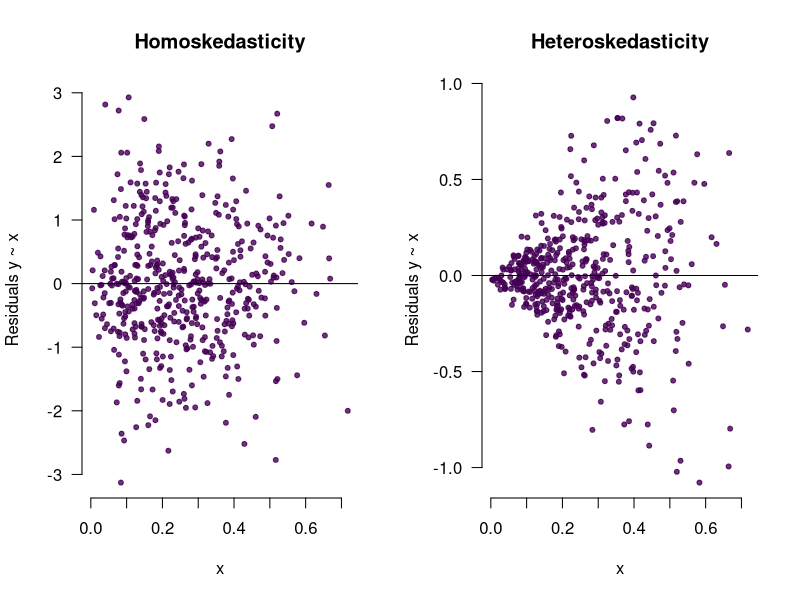
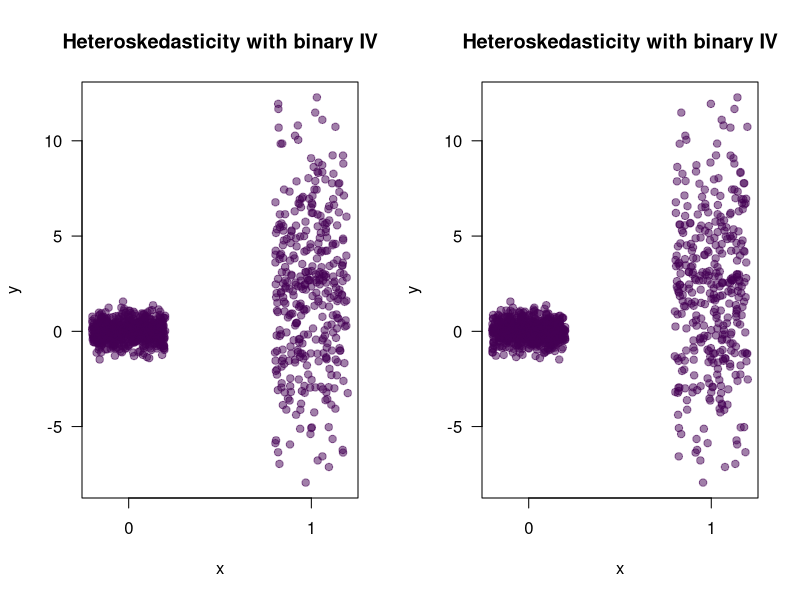
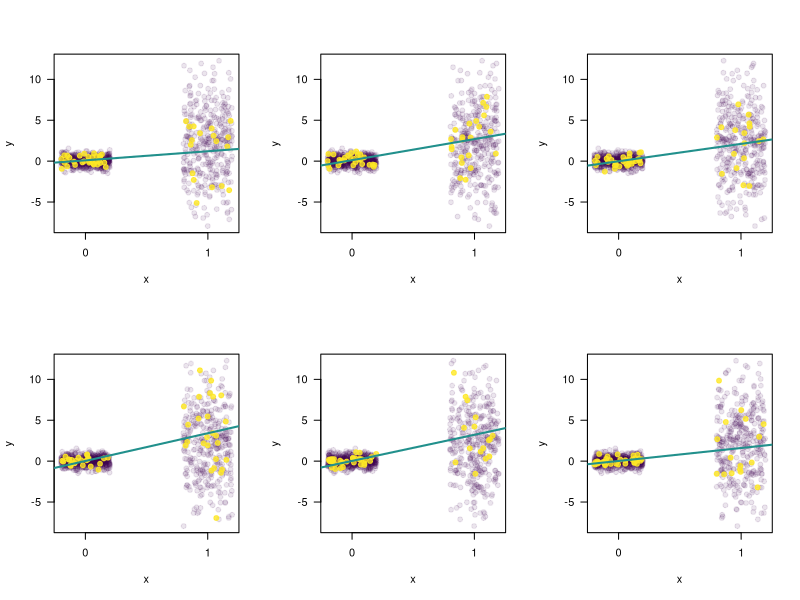
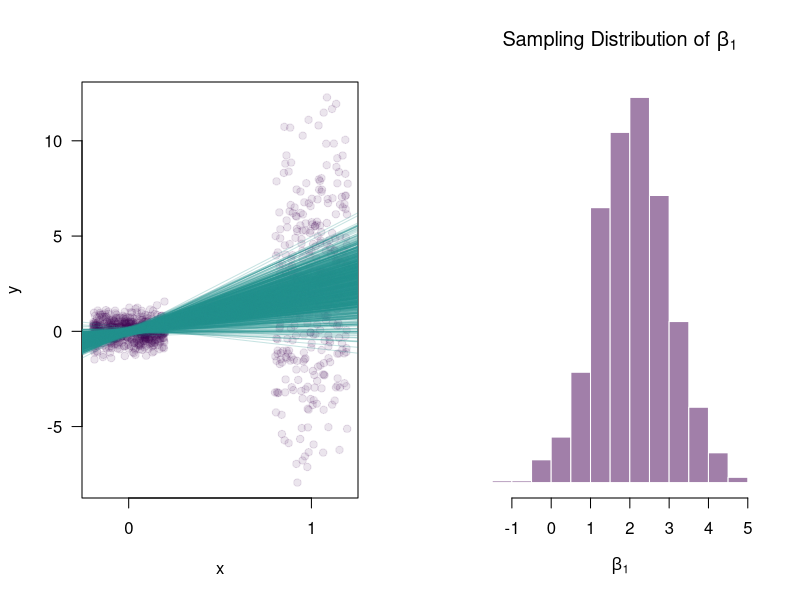
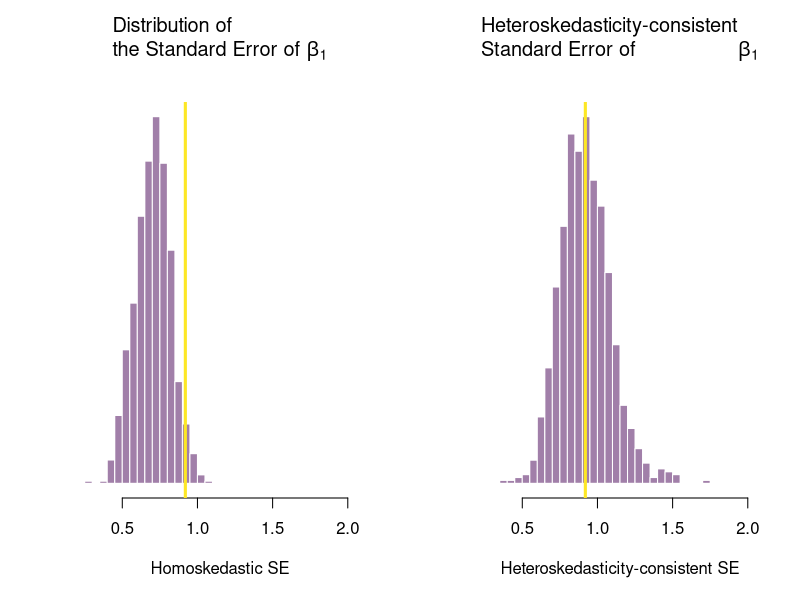
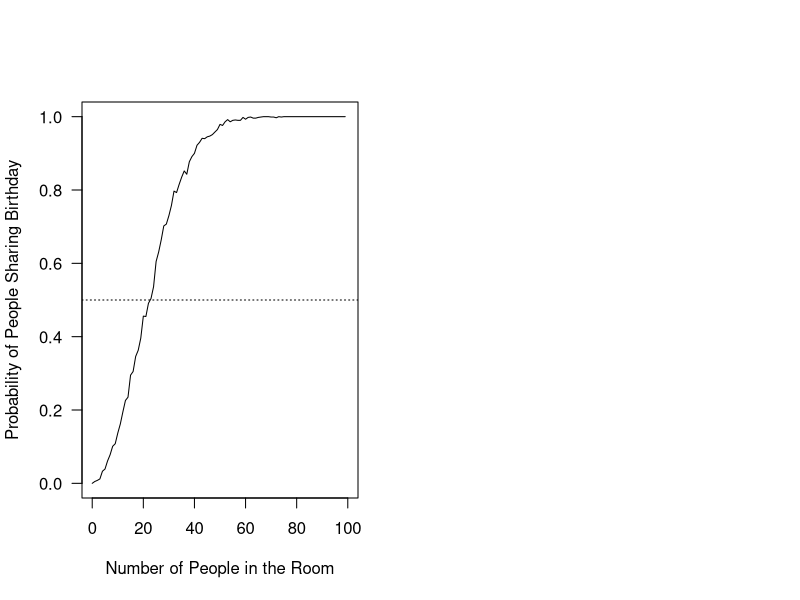
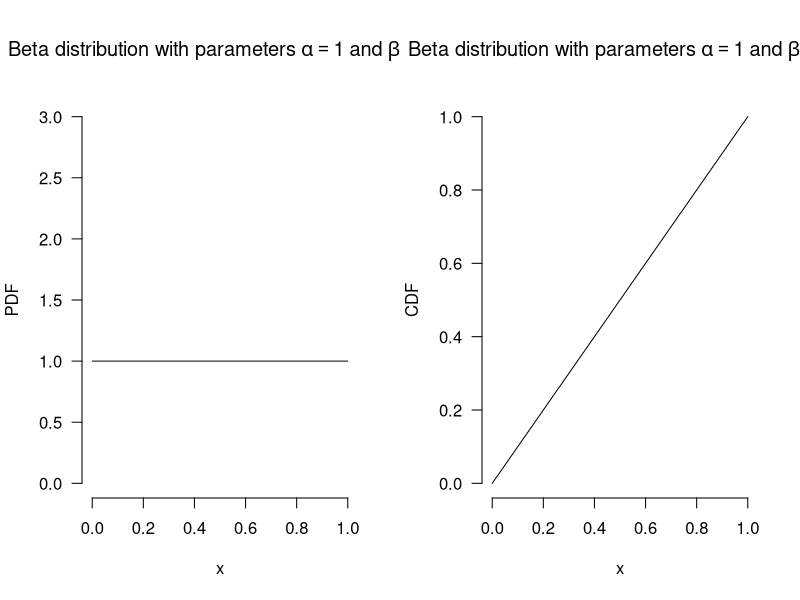
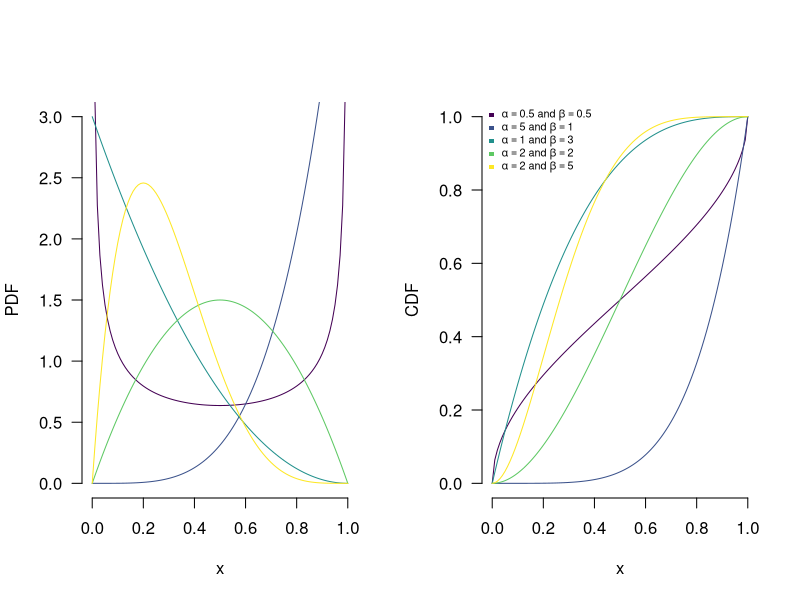

The R source for these figures, in order:
## ---- chunk 1
# The first line sets an option for the final document that can be produced from
# the .Rmd file. Don't worry about it.
knitr::opts_chunk$set(echo = TRUE)

# The next bit is quite powerful and useful. 
# First you define which packages you need for your analysis and assign it to 
# the p_needed object. 
p_needed <-
  c("viridis", "knitr", "sandwich")

# Now you check which packages are already installed on your computer.
# The function installed.packages() returns a vector with all the installed 
# packages.
packages <- rownames(installed.packages())
# Then you check which of the packages you need are not installed on your 
# computer yet. Essentially you compare the vector p_needed with the vector
# packages. The result of this comparison is assigned to p_to_install.
p_to_install <- p_needed[!(p_needed %in% packages)]
# If at least one element is in p_to_install you then install those missing
# packages.
if (length(p_to_install) > 0) {
  install.packages(p_to_install)
}
# Now that all packages are installed on the computer, you can load them for
# this project. Additionally the expression returns whether the packages were
# successfully loaded.
sapply(p_needed, require, character.only = TRUE)


# We all start with the same my_ols function from the last lab session (with one slight change in the output)

my_ols <- function(X, y) {
  b_hat <- solve(t(X) %*% X) %*% t(X) %*% y
  
  # Residuals
  e <- y - X %*% b_hat
  
  # Variance Estimates
  n <- nrow(X)
  k <- ncol(X)
  sigma_sq <- t(e) %*% e / (n - k) # constant is already in
  sigma_sq <- as.numeric(sigma_sq)
  
  # Variance Covariance matrix
  var_cov <- sigma_sq * solve(t(X) %*% X)
  
  # Standard Errors
  std_err <- sqrt(diag(var_cov))
  
  output <- list(estimates = cbind(b_hat, std_err), residuals = e)
  
  return(output)
}
## ---- chunk 2
set.seed(20200227) # What is this?

n <- 500
# we draw the independent variable from a so-called beta-distribution
# -> more on this at the end of the lab
X <- cbind(rep(1, n), rbeta(n, 2, 6))
beta <- rnorm(2)

### Homoskedastic Data ###
e_hom <- rnorm(n = n,
               mean = 0,
               sd = 1) # homoskadistic errors
y_hom <- beta[1] + beta[2] * X[, 2] + e_hom


### Heteroskedastic Data ###
e_het <- rnorm(n = n,
               mean = 0, 
               sd = X[, 2]) # **Now the variance depends on x!**
y_het <- beta[1] + beta[2] * X[, 2] + e_het

# Residuals

res_hom <- my_ols(X, y_hom)$residuals
res_het <- my_ols(X, y_het)$residuals

# Plots
par(mfrow = c(1, 2))

plot(
  X[, 2],
  res_hom,
  main = "Homoskedasticity",
  ylab = "Residuals y ~ x",
  xlab = "x",
  pch = 20,
  bty = "n",
  las = 1,
  col = viridis(1, 0.8)
)
abline(h = 0)

plot(
  X[, 2],
  res_het,
  main = "Heteroskedasticity",
  ylab = "Residuals y ~ x",
  xlab = "x",
  pch = 20,
  bty = "n",
  las = 1,
  col = viridis(1, 0.8)
)
abline(h = 0)
## ---- chunk 3
set.seed(030322)
n <- 1000
pop <- data.frame("x" = rbinom(n, 1, 0.35))
beta <- 1.5
sigma <- ifelse(pop$x == 1, 4, 0.5)
pop$y <- 0 + beta * pop$x + rnorm(n, 0, sigma)


plot(x = jitter(pop$x),
     y = pop$y,
     pch = 19,
     col = viridis(1, 0.5),
     xlab = "x",
     ylab = "y",
     xaxt = "n",
     main = "Heteroskedasticity with binary IV",
     las = 1)
axis(1, 
     at = c(0, 1))
## ---- chunk 4
plot(x = jitter(pop$x),
     y = pop$y,
     pch = 19,
     col = viridis(1, 0.5),
     xlab = "x",
     ylab = "y",
     xaxt = "n",
     main = "Heteroskedasticity with binary IV",
     las = 1)
axis(1, 
     at = c(0, 1))
## ---- chunk 5
set.seed(030322)
s1 <- pop[sample(n, 50),]
s2 <- pop[sample(n, 50),]
s3 <- pop[sample(n, 50),]
s4 <- pop[sample(n, 50),]
s5 <- pop[sample(n, 50),]
s6 <- pop[sample(n, 50),]

lm1 <- lm(y ~ x, data = s1)
lm2 <- lm(y ~ x, data = s2)
lm3 <- lm(y ~ x, data = s3)
lm4 <- lm(y ~ x, data = s4)
lm5 <- lm(y ~ x, data = s5)
lm6 <- lm(y ~ x, data = s6)


plot_regression <- function(model, sample){
  plot(x = jitter(pop$x),
       y = pop$y,
       pch = 19,
       col = viridis(3, 0.1)[1],
       xlab = "x",
       ylab = "y",
       xaxt = "n",
       las = 1)
  axis(1, at = c(0,1))
  points(x = jitter(sample$x),
         y = sample$y,
         col = viridis(3, 0.8)[3],
         pch = 19)
  abline(model, 
         lwd = 2,
         col = viridis(3)[2])
}

par(mfrow = c(2, 3))

plot_regression(model = lm1, sample = s1)
plot_regression(model = lm2, sample = s2)
plot_regression(model = lm3, sample = s3)
plot_regression(model = lm4, sample = s4)
plot_regression(model = lm5, sample = s5)
plot_regression(model = lm6, sample = s6)

## ---- chunk 6
set.seed(030322)
n_samples <- 1000
coefs <- data.frame(b0 = rep(NA, n_samples),
                    b1 = NA,
                    se_b1 = NA)

for (i in 1:n_samples) {
  s <- pop[sample(n, 50),]
  model <- lm(y ~ x, data = s)
  coefs$b0[i] <- coef(model)[1]
  coefs$b1[i] <- coef(model)[2]
  coefs$se_b1[i] <- summary(model)$coef["x", "Std. Error"]
  coefs$r_se_b1[i] <- sqrt(diag(vcovHC(model, type = "HC0")))[2]
}


par(mfrow = c(1, 2))

plot(x = jitter(pop$x),
     y = pop$y,
     pch = 19,
     col = viridis(3, 0.1)[1],
     xlab = "x",
     ylab = "y",
     xaxt = "n",
     las = 1)
axis(1, at = c(0,1))
for (i in 1:n_samples) {
  abline(a = coefs$b0[i],
         b = coefs$b1[i],
         col = viridis(3, 0.25)[2])
}

hist(coefs$b1,
     breaks = 20,
     border = F,
     col = viridis(1, 0.5),
     main = expression(paste("Sampling Distribution of ", beta[1])),
     yaxt = "n",
     ylab = "",
     xlab = expression(beta[1]))



## ---- chunk 7
X <- cbind(1, pop$x)

# The Bread
bread <- solve(t(X) %*% X)

# The Butter
e <- residuals(lm(y ~ x, data = pop))
omega_hat <- diag(diag(e %*% t(e))) 
butter <- t(X) %*% omega_hat %*% X


# The Sandwich
rob_var_cov <- bread %*% butter %*% bread
robust_std_err <- sqrt(diag(rob_var_cov))
robust_std_err 
## ---- chunk 8
library(sandwich)

# Regression Model

m1 <- lm(y ~ x, data = pop)

# Robust Variance Covariance Matrix
# The vcovHC() function comes from the sandwich package
rob_var_cov2 <- vcovHC(m1, type = "HC0")

# Robust Standard Errors
robust_std_err2 <- sqrt(diag(rob_var_cov2))
robust_std_err2
## ---- chunk 9
norm_std_err <- my_ols(X, pop$y)$estimates[, 2]

output <- cbind(robust_std_err, norm_std_err)
colnames(output) <- c("Robust", "Normal")
rownames(output) <- c("Intercept", "Var 1")


cat("Robust vs. Normal Standard Errors", "\n")
output
## ---- chunk 10
# repeat the exercise from above, but this time compute
# heteroskedasticity robust standard errors

set.seed(030322)
n_samples <- 1000
coefs <- data.frame(b0 = rep(NA, n_samples),
                    b1 = NA,
                    se_b1 = NA)

for (i in 1:n_samples) {
  s <- pop[sample(n, 50),]
  model <- lm(y ~ x, data = s)
  coefs$b0[i] <- coef(model)[1]
  coefs$b1[i] <- coef(model)[2]
  coefs$se_b1[i] <- summary(model)$coef["x", "Std. Error"]
  coefs$r_se_b1[i] <- sqrt(diag(vcovHC(model, type = "HC0")))[2]
}

# plot the result

par(mfrow = c(1, 2),
    mar = c(5, 4, 5, 2) + 0.1)

hist(coefs$se_b1,
     breaks = 20,
     border = F,
     col = viridis(1, 0.5),
     main = expression(paste("Distribution of\nthe Standard Error of ", beta[1])),
     yaxt = "n",
     ylab = "",
     xlab = "Homoskedastic SE",
     xlim = c(0.3, 2))
abline(v = sd(coefs$b1),
       col = viridis(2)[2],
       lwd = 3)

hist(coefs$r_se_b1,
     breaks = 20,
     border = F,
     col = viridis(1, 0.5),
     main = expression(paste("Heteroskedasticity-consistent\nStandard Error of", beta[1])),
     yaxt = "n",
     ylab = "",
     xlab = "Heteroskedasticity-consistent SE",
     xlim = c(0.3, 2))
abline(v = sd(coefs$b1),
       col = viridis(2)[2],
       lwd = 3)

## ---- chunk 11
sims <- 1000
students <- 24

days <- seq(1, 365, 1)

sameday <- 0

for (i in 1:sims) {
  room <-
    sample(days, students, replace = TRUE)
  if (length(unique(room)) < students) {
    sameday <- sameday + 1
  }
}

cat("Pr(>=2 students same birthday):", sameday / sims, "\n")
## ---- chunk 12
prob <- rep(NA, length(0:100))
for (st in 0:100){
  sameday <- 0
  for (i in 1:sims) {
  room <-
    sample(days, st, replace = TRUE)
  if (length(unique(room)) < st) {
    sameday <- sameday + 1
  }
  }
  prob[st] <- sameday / sims
}

plot(prob, 
     x = 0:100, 
     type = "l",
     las = 1,
     ylab = "Probability of People Sharing Birthday",
     xlab = "Number of People in the Room")

abline(h = 0.5, lty = "dotted")
## ---- chunk 13
x <- seq(0, 1, by = 0.01)

alpha <- 1
beta <- 1

par(mfrow = c(1, 2))

# Plot the pdf
plot(
  x,
  dbeta(x, alpha, beta),
  type = "l",
  ylab = "PDF",
  ylim = c(0, 3),
  las = 1,
  bty = "n",
  main = bquote("Beta distribution with parameters" ~
  alpha == "1" ~ "and" ~
  beta == "1")
)

# Plot the cdf
plot(
  x,
  pbeta(x, alpha, beta),
  type = "l",
  ylab = "CDF",
  las = 1,
  bty = "n",
  main = bquote("Beta distribution with parameters" ~
  alpha == "1" ~ "and" ~
  beta == "1")
)

## ---- chunk 14
x <- seq(0, 1, by = 0.01)
alpha <- c(0.5, 5, 1, 2, 2)
beta <- c(0.5, 1, 3, 2, 5)
col_vec <- viridis(5)
par(mfrow = c(1, 2))
# Plot the pdf
plot(
  x,
  dbeta(x, alpha[1], beta[1]),
  type = "l",
  ylab = "PDF",
  ylim = c(0, 3),
  las = 1,
  bty = "n",
  col = col_vec[1]
)
for (i in 2:5) {
  lines(x, dbeta(x, alpha[i], beta[i]), col = col_vec[i])
}
# Plot the cdf
plot(
  x,
  pbeta(x, alpha[1], beta[1]),
  type = "l",
  ylab = "CDF",
  las = 1,
  bty = "n",
  col = col_vec[1]
)
for (i in 2:5) {
  lines(x, pbeta(x, alpha[i], beta[i]), col = col_vec[i])
}
# Generate the string for the legend
leg <- rep(NA, 5)
for (i in 1:5) {
  leg[i] <-
    as.expression(bquote(alpha == .(paste0(alpha[i])) ~ "and" ~
    beta == .(paste(beta[i]))))
}
legend(
  "topleft",
  leg,
  pch = 15,
  col = col_vec,
  cex = 0.65,
  bty = "n"
)

## ---- chunk 15
res <- matrix(NA, nrow = 100, ncol = 5)

alpha <- c(0.5, 5, 1, 2, 2)
beta <- c(0.5, 1, 3, 2, 5)

for (j in 1:5) {
  for (i in 1:100) {
    res[i, j] <- mean(rbeta(100, alpha[j], beta[j]))
  }
}

# Plot the histograms of the mean (with some fancy colors)

col_vec <- viridis(5)

hist(
  res[, 1],
  xlim = c(0, 1),
  ylim = c(0, 40),
  main = "Expected Values of Beta Distributions",
  xlab = "",
  col = adjustcolor(col_vec[1], 0.5),
  border = 0,
  las = 1
)
for (i in 2:5) {
  hist(res[, i],
       col = adjustcolor(col_vec[i], 0.5),
       add = TRUE,
       border = 0)
}
for (i in 1:5) {
  abline(v = mean(res[, i]),
         lty = "dashed",
         col = col_vec[i])
}


# Generate the string for the legend
leg <- rep(NA, 5)
for (i in 1:5) {
  leg[i] <-
    as.expression(bquote(alpha == .(paste0(alpha[i])) ~ "and" ~
                           beta == .(paste(beta[i]))))
}

legend(
  "topleft",
  leg,
  pch = 15,
  col = col_vec,
  cex = 0.65,
  bty = "n"
)
